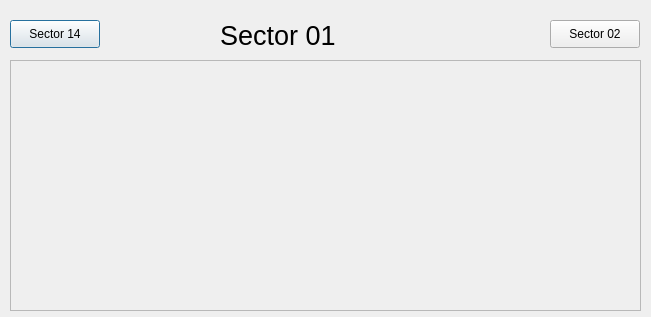
<?xml version="1.0" encoding="UTF-8"?>
<ui version="4.0">
 <class>Dialog</class>
 <widget class="QDialog" name="Dialog">
  <property name="geometry">
   <rect>
    <x>0</x>
    <y>0</y>
    <width>651</width>
    <height>317</height>
   </rect>
  </property>
  <property name="windowTitle">
   <string>Dialog</string>
  </property>
  <widget class="QLabel" name="label_2">
   <property name="geometry">
    <rect>
     <x>220</x>
     <y>20</y>
     <width>131</width>
     <height>31</height>
    </rect>
   </property>
   <property name="font">
    <font>
     <pointsize>20</pointsize>
    </font>
   </property>
   <property name="text">
    <string>Sector 01</string>
   </property>
  </widget>
  <widget class="ASguiFormPlugin" name="asguiformplugin">
   <property name="geometry">
    <rect>
     <x>10</x>
     <y>60</y>
     <width>631</width>
     <height>251</height>
    </rect>
   </property>
   <property name="uiFile" stdset="0">
    <string>SectorVacuumSchematic.ui</string>
   </property>
   <property name="variableSubstitutions" stdset="0">
    <string>SR=01 SRPREV=14</string>
   </property>
  </widget>
  <widget class="GuiPushButtonPlugin" name="guipushbuttonplugin">
   <property name="geometry">
    <rect>
     <x>10</x>
     <y>20</y>
     <width>90</width>
     <height>28</height>
    </rect>
   </property>
   <property name="text">
    <string>Sector 14</string>
   </property>
   <property name="guiNameProperty">
    <string>SVS14.ui</string>
   </property>
   <property name="creationOption" stdset="0">
    <enum>GuiPushButtonPlugin::Open</enum>
   </property>
  </widget>
  <widget class="GuiPushButtonPlugin" name="guipushbuttonplugin_2">
   <property name="geometry">
    <rect>
     <x>550</x>
     <y>20</y>
     <width>90</width>
     <height>28</height>
    </rect>
   </property>
   <property name="text">
    <string>Sector 02</string>
   </property>
   <property name="guiNameProperty">
    <string>SVS02.ui</string>
   </property>
   <property name="creationOption" stdset="0">
    <enum>GuiPushButtonPlugin::Open</enum>
   </property>
  </widget>
 </widget>
 <customwidgets>
  <customwidget>
   <class>GuiPushButtonPlugin</class>
   <extends>QPushButton</extends>
   <header>GuiPushButtonPlugin.h</header>
  </customwidget>
  <customwidget>
   <class>ASguiFormPlugin</class>
   <extends>QScrollArea</extends>
   <header>ASguiFormPlugin.h</header>
  </customwidget>
 </customwidgets>
 <resources/>
 <connections/>
</ui>
